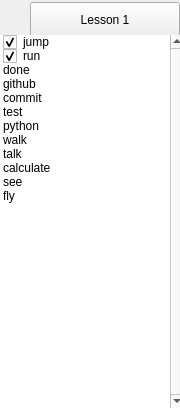
       <widget class="QWidget" name="mb_voca_scroll_widget">
        <property name="geometry">
         <rect>
          <x>0</x>
          <y>0</y>
          <width>180</width>
          <height>408</height>
         </rect>
        </property>
        <property name="sizePolicy">
         <sizepolicy hsizetype="Preferred" vsizetype="Preferred">
          <horstretch>0</horstretch>
          <verstretch>0</verstretch>
         </sizepolicy>
        </property>
        <layout class="QVBoxLayout" name="mb_voca_scroll_widget_verticalLayout">
         <property name="spacing">
          <number>0</number>
         </property>
         <property name="leftMargin">
          <number>0</number>
         </property>
         <property name="topMargin">
          <number>0</number>
         </property>
         <property name="rightMargin">
          <number>0</number>
         </property>
         <property name="bottomMargin">
          <number>0</number>
         </property>
         <item>
          <widget class="QWidget" name="mb_voca_widget_0" native="true">
           <property name="enabled">
            <bool>true</bool>
           </property>
           <property name="sizePolicy">
            <sizepolicy hsizetype="Preferred" vsizetype="MinimumExpanding">
             <horstretch>0</horstretch>
             <verstretch>0</verstretch>
            </sizepolicy>
           </property>
           <property name="minimumSize">
            <size>
             <width>180</width>
             <height>30</height>
            </size>
           </property>
           <layout class="QVBoxLayout" name="mb_voca_widget_verticalLayout">
            <property name="spacing">
             <number>0</number>
            </property>
            <property name="sizeConstraint">
             <enum>QLayout::SetDefaultConstraint</enum>
            </property>
            <property name="leftMargin">
             <number>0</number>
            </property>
            <property name="topMargin">
             <number>0</number>
            </property>
            <property name="rightMargin">
             <number>0</number>
            </property>
            <property name="bottomMargin">
             <number>0</number>
            </property>
            <item>
             <widget class="QWidget" name="mb_voca_button_adj_0" native="true">
              <property name="minimumSize">
               <size>
                <width>180</width>
                <height>35</height>
               </size>
              </property>
              <property name="maximumSize">
               <size>
                <width>180</width>
                <height>30</height>
               </size>
              </property>
              <property name="styleSheet">
               <string notr="true">QWidget:hover {
background-color: rgb(242, 214, 130);
}</string>
              </property>
              <layout class="QHBoxLayout" name="horizontalLayout_5">
               <property name="spacing">
                <number>0</number>
               </property>
               <property name="leftMargin">
                <number>0</number>
               </property>
               <property name="topMargin">
                <number>0</number>
               </property>
               <property name="rightMargin">
                <number>0</number>
               </property>
               <property name="bottomMargin">
                <number>0</number>
               </property>
               <item>
                <widget class="QLabel" name="mb_voca_button_icon_adj_0">
                 <property name="sizePolicy">
                  <sizepolicy hsizetype="Maximum" vsizetype="Preferred">
                   <horstretch>0</horstretch>
                   <verstretch>0</verstretch>
                  </sizepolicy>
                 </property>
                 <property name="minimumSize">
                  <size>
                   <width>30</width>
                   <height>25</height>
                  </size>
                 </property>
                 <property name="maximumSize">
                  <size>
                   <width>16777215</width>
                   <height>25</height>
                  </size>
                 </property>
                 <property name="text">
                  <string/>
                 </property>
                </widget>
               </item>
               <item>
                <widget class="QPushButton" name="mb_voca_button_group_title_adj_0">
                 <property name="sizePolicy">
                  <sizepolicy hsizetype="Preferred" vsizetype="Preferred">
                   <horstretch>0</horstretch>
                   <verstretch>0</verstretch>
                  </sizepolicy>
                 </property>
                 <property name="minimumSize">
                  <size>
                   <width>0</width>
                   <height>35</height>
                  </size>
                 </property>
                 <property name="maximumSize">
                  <size>
                   <width>16777215</width>
                   <height>16777215</height>
                  </size>
                 </property>
                 <property name="cursor">
                  <cursorShape>PointingHandCursor</cursorShape>
                 </property>
                 <property name="focusPolicy">
                  <enum>Qt::NoFocus</enum>
                 </property>
                 <property name="text">
                  <string>Lesson 1</string>
                 </property>
                 <property name="checkable">
                  <bool>true</bool>
                 </property>
                 <property name="checked">
                  <bool>false</bool>
                 </property>
                </widget>
               </item>
              </layout>
             </widget>
            </item>
            <item>
             <widget class="QListWidget" name="mb_voca_word_adj_0">
              <property name="sizePolicy">
               <sizepolicy hsizetype="Preferred" vsizetype="Preferred">
                <horstretch>0</horstretch>
                <verstretch>0</verstretch>
               </sizepolicy>
              </property>
              <property name="minimumSize">
               <size>
                <width>184</width>
                <height>0</height>
               </size>
              </property>
              <property name="maximumSize">
               <size>
                <width>16777215</width>
                <height>16777215</height>
               </size>
              </property>
              <property name="cursor" stdset="0">
               <cursorShape>PointingHandCursor</cursorShape>
              </property>
              <property name="focusPolicy">
               <enum>Qt::NoFocus</enum>
              </property>
              <property name="contextMenuPolicy">
               <enum>Qt::NoContextMenu</enum>
              </property>
              <property name="frameShape">
               <enum>QFrame::NoFrame</enum>
              </property>
              <property name="frameShadow">
               <enum>QFrame::Plain</enum>
              </property>
              <property name="lineWidth">
               <number>0</number>
              </property>
              <property name="verticalScrollBarPolicy">
               <enum>Qt::ScrollBarAlwaysOn</enum>
              </property>
              <property name="horizontalScrollBarPolicy">
               <enum>Qt::ScrollBarAlwaysOff</enum>
              </property>
              <property name="sizeAdjustPolicy">
               <enum>QAbstractScrollArea::AdjustToContents</enum>
              </property>
              <property name="autoScrollMargin">
               <number>1</number>
              </property>
              <property name="showDropIndicator" stdset="0">
               <bool>true</bool>
              </property>
              <property name="alternatingRowColors">
               <bool>false</bool>
              </property>
              <property name="verticalScrollMode">
               <enum>QAbstractItemView::ScrollPerPixel</enum>
              </property>
              <property name="horizontalScrollMode">
               <enum>QAbstractItemView::ScrollPerPixel</enum>
              </property>
              <property name="movement">
               <enum>QListView::Free</enum>
              </property>
              <property name="isWrapping" stdset="0">
               <bool>false</bool>
              </property>
              <property name="resizeMode">
               <enum>QListView::Adjust</enum>
              </property>
              <property name="layoutMode">
               <enum>QListView::SinglePass</enum>
              </property>
              <property name="spacing">
               <number>0</number>
              </property>
              <property name="viewMode">
               <enum>QListView::ListMode</enum>
              </property>
              <property name="wordWrap">
               <bool>false</bool>
              </property>
              <property name="currentRow">
               <number>-1</number>
              </property>
              <property name="sortingEnabled">
               <bool>false</bool>
              </property>
              <item>
               <property name="text">
                <string>jump</string>
               </property>
               <property name="checkState">
                <enum>Checked</enum>
               </property>
               <property name="flags">
                <set>ItemIsDragEnabled|ItemIsUserCheckable|ItemIsEnabled</set>
               </property>
              </item>
              <item>
               <property name="text">
                <string>run</string>
               </property>
               <property name="checkState">
                <enum>Checked</enum>
               </property>
              </item>
              <item>
               <property name="text">
                <string>done</string>
               </property>
              </item>
              <item>
               <property name="text">
                <string>github</string>
               </property>
              </item>
              <item>
               <property name="text">
                <string>commit</string>
               </property>
              </item>
              <item>
               <property name="text">
                <string>test</string>
               </property>
              </item>
              <item>
               <property name="text">
                <string>python</string>
               </property>
              </item>
              <item>
               <property name="text">
                <string>walk</string>
               </property>
              </item>
              <item>
               <property name="text">
                <string>talk</string>
               </property>
              </item>
              <item>
               <property name="text">
                <string>calculate</string>
               </property>
              </item>
              <item>
               <property name="text">
                <string>see</string>
               </property>
              </item>
              <item>
               <property name="text">
                <string>fly</string>
               </property>
              </item>
             </widget>
            </item>
           </layout>
          </widget>
         </item>
        </layout>
       </widget>
